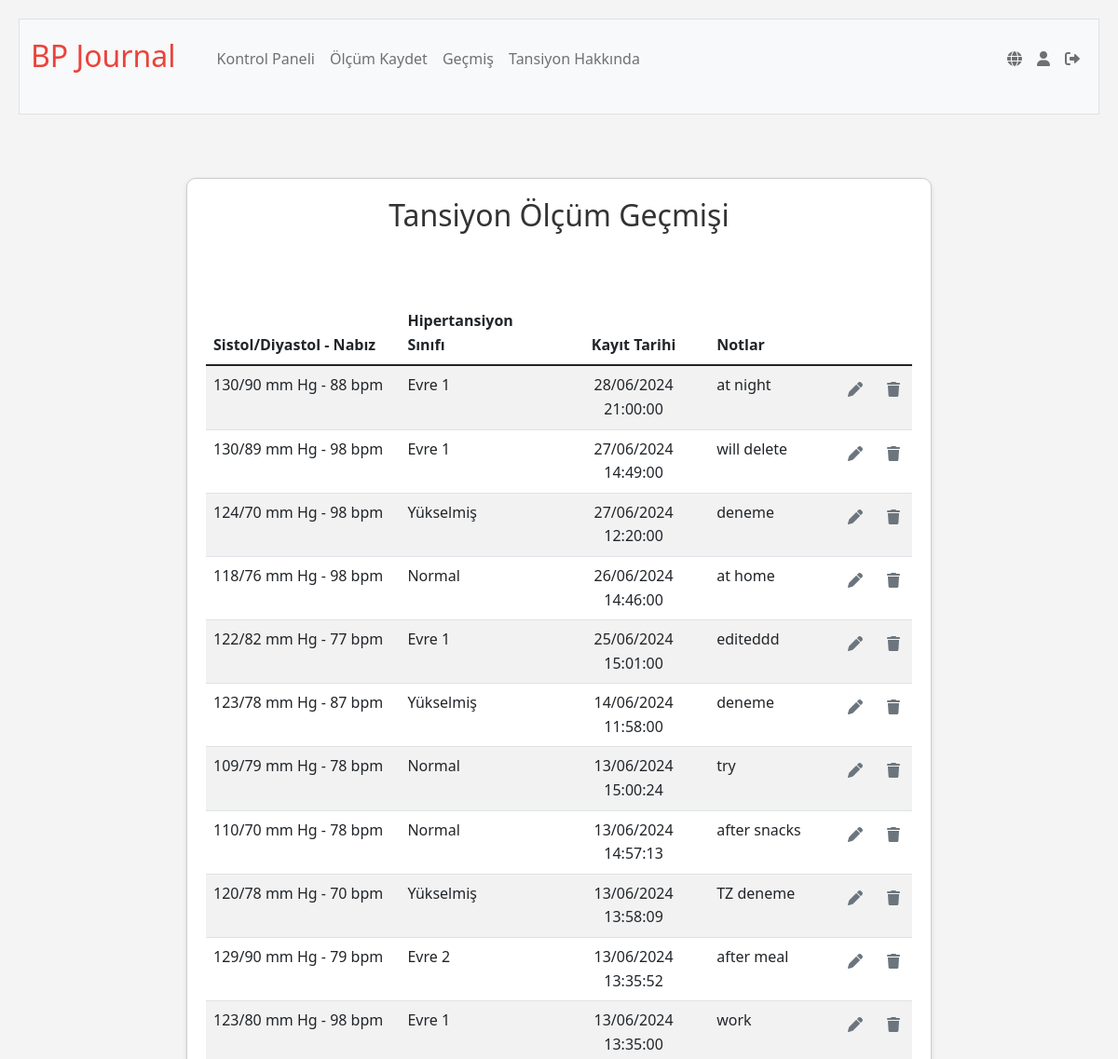
Page /history (signed in, upper part) on the earlier database version.
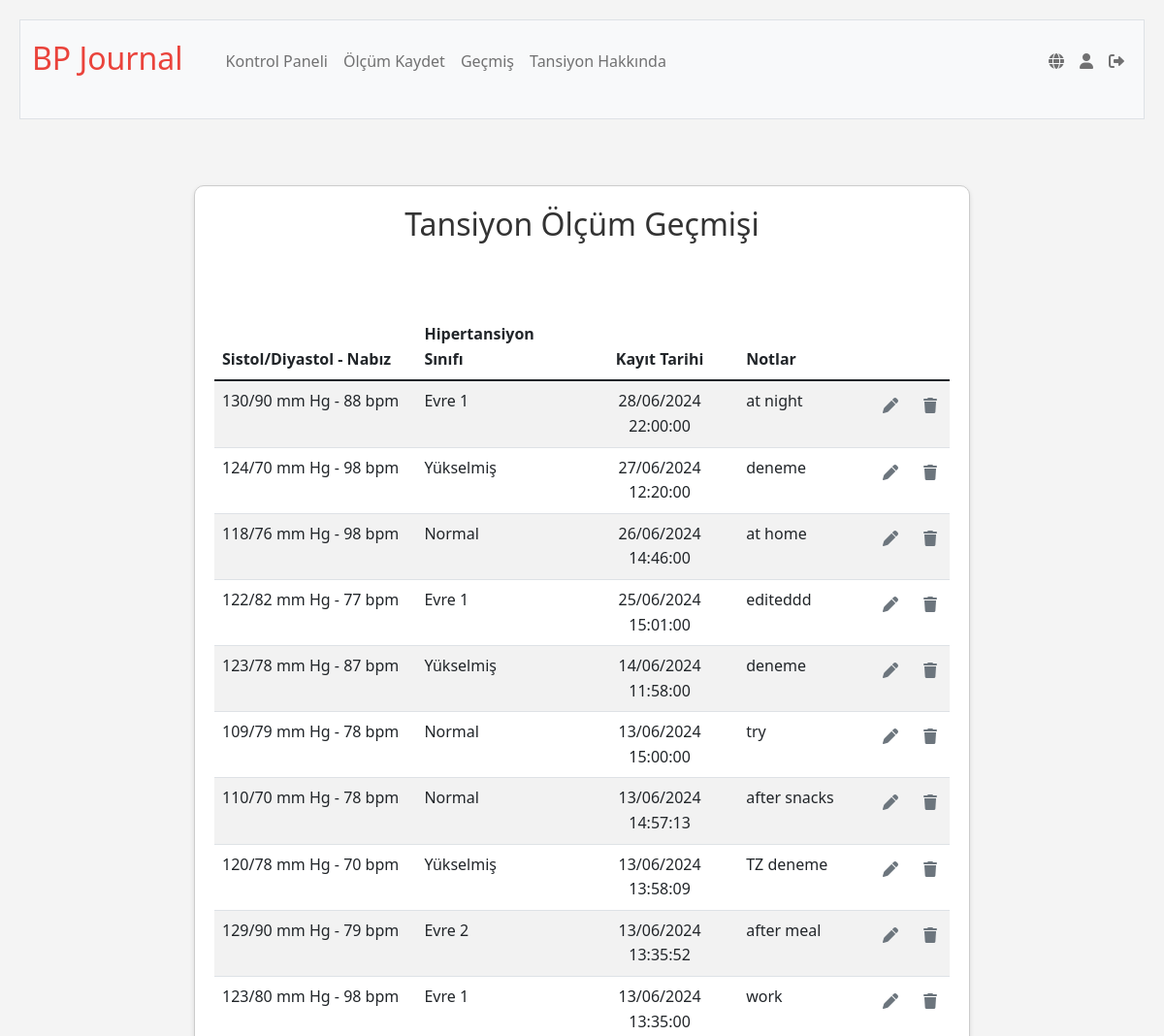
Same page on the later database version.
### tables this page shows
CREATE TABLE blood_pressure_readings (
id INTEGER PRIMARY KEY AUTOINCREMENT NOT NULL,
user_id INTEGER NOT NULL,
systolic INTEGER NOT NULL,
diastolic INTEGER NOT NULL,
pulse INTEGER,
reading_date DATETIME DEFAULT CURRENT_TIMESTAMP,
notes TEXT,
FOREIGN KEY (user_id) REFERENCES users (id));

### app.py (the view)
@app.route("/history", methods=["GET", "POST"])
@login_required
def history():
    if request.method == "POST":
        if "edit_record" in request.form:
            record_id = request.form.get("record_id")
            return redirect(url_for('edit', id=record_id))
        elif "remove_record" in request.form:
            record_id = request.form.get("record_id")
            db.execute("DELETE FROM blood_pressure_readings WHERE id = ?", record_id)
            return redirect("/history")
    else:
        user_id = session["user_id"]
        user_timezone = db.execute("SELECT timezone FROM users WHERE id = ?", user_id)[0]['timezone']
        user_tz = pytz.timezone(user_timezone)
        recording_rows = db.execute("SELECT * FROM blood_pressure_readings WHERE user_id = ? ORDER BY reading_date DESC;", user_id)
        for row in recording_rows:
            row["classification"] = classify_bp(row["systolic"], row["diastolic"])
            utc_time = row["reading_date"]
            try:
                local_time = pytz.utc.localize(datetime.strptime(utc_time, '%Y-%m-%d %H:%M:%S')).astimezone(user_tz)
                row["reading_date"] = local_time.strftime('%d/%m/%Y %H:%M:%S')
            except Exception:
                row["reading_date"] = utc_time
    return render_template("history.html", classes=g.language_data['classes'], history=recording_rows, data=g.language_data['history'])

### app.py (called while the page is built)
@app.before_request
def load_language_data():
    if 'language' not in session:
        session['language'] = 'tr'
    user_lang = session['language']
    with open(f'languages/{user_lang}.json', 'r') as file:
        g.language_data = json.load(file)
    g.language_data['current_lang'] = user_lang

@app.after_request
def after_request(response):
    response.headers["Cache-Control"] = "no-cache, no-store, must-revalidate"
    response.headers["Expires"] = 0
    response.headers["Pragma"] = "no-cache"
    return response

@app.context_processor
def inject_layout_data():
    return dict(layout_data=g.language_data['layout'])

@app.context_processor
def inject_user_details():
    if 'user_id' in session:
        user_id = session['user_id']
        user_info = db.execute("SELECT username FROM users WHERE id = ?", user_id)
        if user_info:
            username = user_info[0]['username']
        else:
            username = None
    else:
        username = None
    return {'username': username}

### templates/history.html (shortened to what this page needs)
{% extends "layout.html" %}
{% block main %}
    <div class="section">
        <h2>{{ data.heading }}</h2>
        <br>
        <link rel="stylesheet" href="https://cdnjs.cloudflare.com/ajax/libs/font-awesome/6.0.0-beta3/css/all.min.css">
        <table class="table table-striped">
            <thead>
                <tr>
                    <th class="text-start">{{ data.combined }}</th>
                    <th class="text-start">{{ data.readingClassification }}</th>
                    <th class="text-center">{{ data.dateRecorded }}</th>
                    <th class="text-start">{{ data.notes }}</th>
                    <th class="text-start"></th>
                    <th class="text-start"></th>
                </tr>
            </thead>
            <tbody>
                {% for row in history %}
                <tr>
                    <td class="text-start">{{ row.systolic }}/{{ row.diastolic }} mm Hg - {{ row.pulse }} bpm</td>
                    <td class="text-start">{{ classes[row.classification] }}</td>
                    <td class="text-center">{{ row.reading_date }}</td>
                    <td class="text-start">{{ row.notes }}</td>
                    <td>
                    <form action="/history" method="POST" style="display:inline;">
                        <button type="submit" name="edit_record" class="icon-btn" title="{{ data.editRecording }}">
                            <i class="fas fa-pen"></i>
                        </button>
                    </form>
                    </td>
                    <td>
                    <form action="/history" method="POST" style="display:inline;">
                        <button type="submit" name="remove_record" class="icon-btn" title="{{ data.removeRecording }}">
                            <i class="fas fa-trash"></i>
                        </button>
                    </form>
                    </td>
                </tr>
                {% endfor %}
            </tbody>
        </table>
    </div>
{% endblock %}

Differences in the rows shown:
removed blood_pressure_readings: systolic "130", diastolic "89", pulse "98", classes "Evre 1", reading_date "27/06/2024 14:49:00", notes "will delete"
changed blood_pressure_readings "at night": reading_date "28/06/2024 21:00:00" → "28/06/2024 22:00:00"
changed blood_pressure_readings "try": reading_date "13/06/2024 15:00:24" → "13/06/2024 15:00:00"
